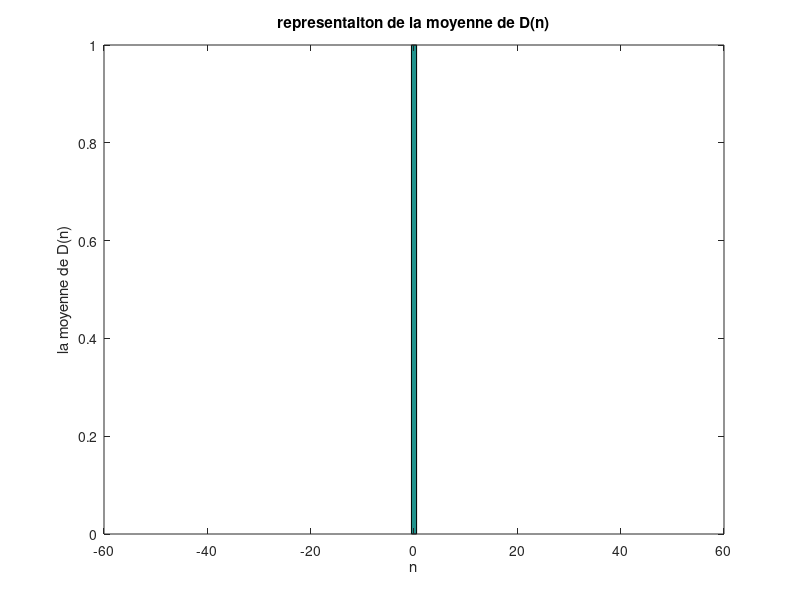
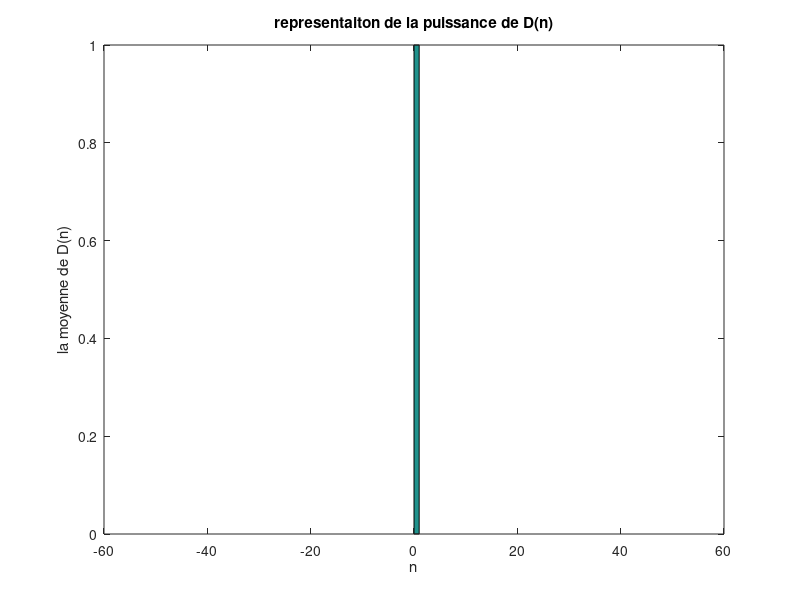

The MATLAB script that drew these images, in order:
clear all;
close all;
w0 = 0.05*pi;
Nrea = 1;
N = 10000;
#generation du signal D(n) avec Nreal
for i=1:Nrea
   for n=1:N
     phi = 2*pi*rand;
    d(n) = sin(n * w0 + phi);
   end
   Dmat (i,:) = d;
   #Dmatrice la representation de plusiereurs realisations du signal d
end
 #moyenne de D(n)
  m = mean (Dmat);
 #variance de D(n)
  V = var(Dmat);
  #puissance de D(n)
  p = mean(Dmat.*Dmat);
 #generation de la moyenne empirique D(n)
 figure (1);
 hist(m,100);
 xlabel ('n');
 ylabel ('la moyenne de D(n)');
title('representaiton de la moyenne de D(n)');

#generation de la puissance moyenne instantanée de D(n)
 figure (2);
 hist(p,100);
 xlabel ('n');
 ylabel ('la moyenne de D(n)');
title('representaiton de la puissance de D(n)');

